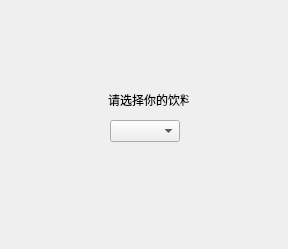
<?xml version="1.0" encoding="UTF-8"?>
<ui version="4.0">
 <class>Widget</class>
 <widget class="QWidget" name="Widget">
  <property name="geometry">
   <rect>
    <x>0</x>
    <y>0</y>
    <width>288</width>
    <height>249</height>
   </rect>
  </property>
  <property name="windowTitle">
   <string>Widget</string>
  </property>
  <widget class="QLabel" name="label">
   <property name="geometry">
    <rect>
     <x>108</x>
     <y>90</y>
     <width>81</width>
     <height>20</height>
    </rect>
   </property>
   <property name="text">
    <string>请选择你的饮料</string>
   </property>
  </widget>
  <widget class="QComboBox" name="comboBox">
   <property name="geometry">
    <rect>
     <x>110</x>
     <y>120</y>
     <width>70</width>
     <height>22</height>
    </rect>
   </property>
  </widget>
 </widget>
 <resources/>
 <connections/>
</ui>
